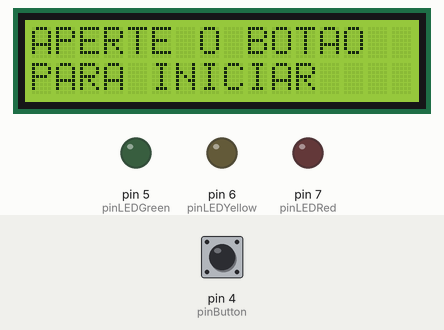
This sketch was run on a simulated Arduino Uno, built with avr-gcc and run on an emulated ATmega328P. Parts: 16×2 character LCD, output pins drawn as LEDs (lit = HIGH). The test bench sets the inputs (shaded band); at power-on: pin 4 (pinButton) LOW.

Above: at 1.2 s.
1.3 s: pin 4 (pinButton) pulled HIGH for 0.15 s
At 2.3 s:
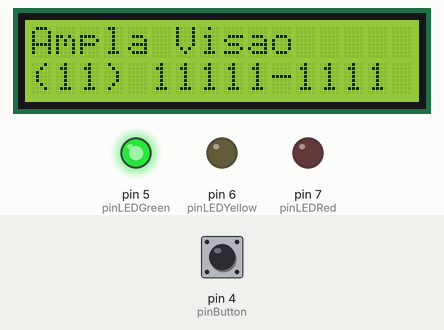
2.9 s: pin 4 (pinButton) pulled HIGH for 1 s
At 3.5 s:
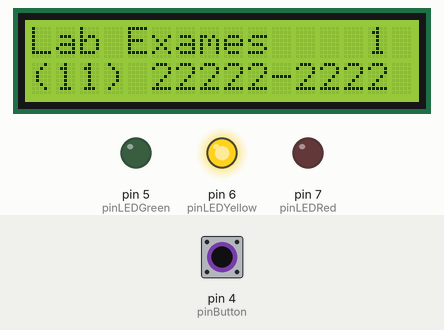
5.4 s: pin 4 (pinButton) pulled HIGH for 0.15 s
At 6.6 s:
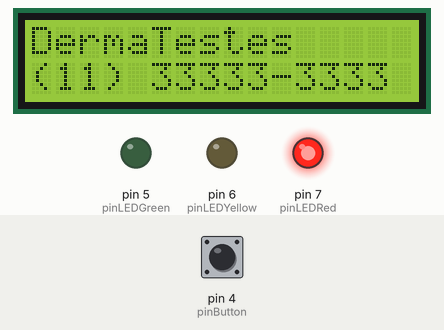
7.0 s: pin 4 (pinButton) pulled HIGH for 3.2 s
At 7.8 s:
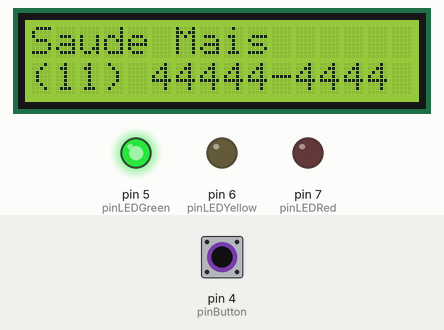
11.7 s: pin 4 (pinButton) pulled HIGH for 0.15 s
At 12.6 s:
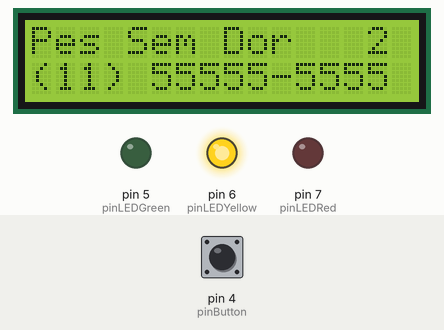
Timing chart, 0 to 14.3 s (numbered marks = the images above; inputs shaded):
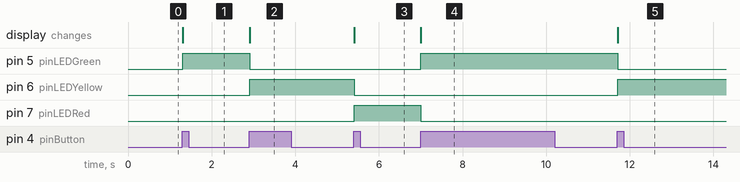

Measured:
- after the input at 1.3 s, pin 5 (pinLEDGreen): LOW → HIGH at once; the display: changes at once (image 1)
- after the input at 2.9 s, pin 5 (pinLEDGreen): HIGH → LOW at once; pin 6 (pinLEDYellow): LOW → HIGH at once; the display: changes at once (image 2)
- after the input at 5.4 s, pin 6 (pinLEDYellow): HIGH → LOW at once; pin 7 (pinLEDRed): LOW → HIGH at once; the display: changes at once (image 3)
- after the input at 7.0 s, pin 5 (pinLEDGreen): LOW → HIGH at once; pin 7 (pinLEDRed): HIGH → LOW at once; the display: changes at once (image 4)
- after the input at 11.7 s, pin 5 (pinLEDGreen): HIGH → LOW at once; pin 6 (pinLEDYellow): LOW → HIGH at once; the display: changes at once (image 5)

The sketch:

code.ino
```cpp
#include <LiquidCrystal.h>

#define pinButton 4

#define pinLEDGreen 5
#define pinLEDYellow 6
#define pinLEDRed 7

LiquidCrystal LCD (8,9,10,11,12,13);

String names[] = {"Ampla Visao",
                  "Lab Exames",
                  "DermaTestes",
                  "Saude Mais",
                  "Pes Sem Dor"};
String contacts[] = {"(11) 11111-1111",
                     "(11) 22222-2222",
                     "(11) 33333-3333",
                     "(11) 44444-4444",
                     "(11) 55555-5555"};
int daysQtd[] = {0,
                 1,
                 -5,
                 0,
                 2};

int lengthOfArrays = sizeof(names) / sizeof(names[0]);

int currentIndex = 0;
bool buttonON = false;

void setup()
{
  Serial.begin(9600);

  pinMode(pinButton, INPUT);

  pinMode(pinLEDGreen, OUTPUT);
  pinMode(pinLEDYellow, OUTPUT);
  pinMode(pinLEDRed, OUTPUT);

  LCD.begin(16,2);

  LCD.setCursor(0,0);
  LCD.print("APERTE O BOTAO");
  LCD.setCursor(0,1);
  LCD.print("PARA INICIAR");
}

void loop()
{
  if (digitalRead(pinButton) == HIGH) {
    if (!buttonON) {
      buttonON = true;

      if (currentIndex == lengthOfArrays) {
        currentIndex = 0;
      }

      String name = names[currentIndex];
      String contact = contacts[currentIndex];
      int days = daysQtd[currentIndex];

      LCD.clear();

      LCD.setCursor(0,0);
      LCD.print(name);
      LCD.setCursor(0,1);
      LCD.print(contact);

      digitalWrite(pinLEDGreen, LOW);
      digitalWrite(pinLEDYellow, LOW);
      digitalWrite(pinLEDRed, LOW);

      if (days == 0) {
        digitalWrite(pinLEDGreen, HIGH);
      }
      else if (days > 0) {
        digitalWrite(pinLEDYellow, HIGH);

        LCD.setCursor(13,0);
        LCD.print(" " + String(days) + " ");
      }
      else {
        digitalWrite(pinLEDRed, HIGH);
      }

      currentIndex += 1;
    }
  }
  else {
    buttonON = false;
  }
}
```
